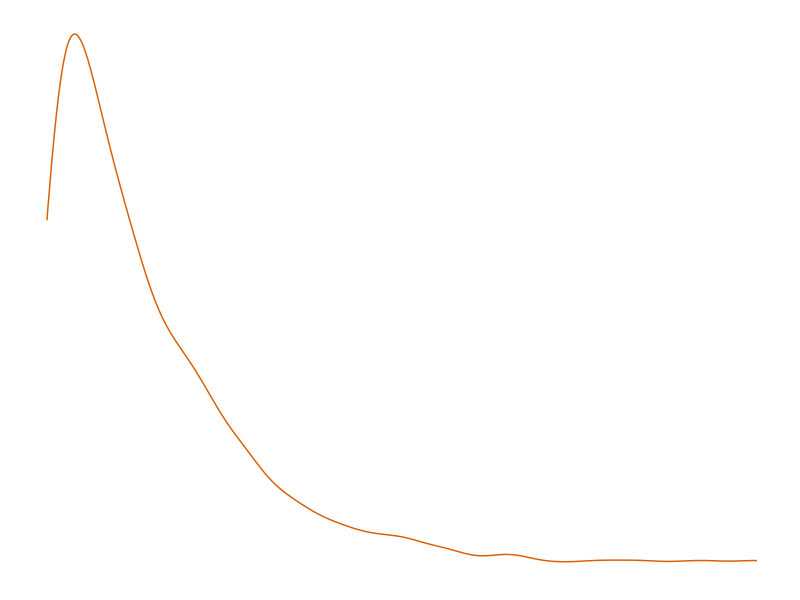
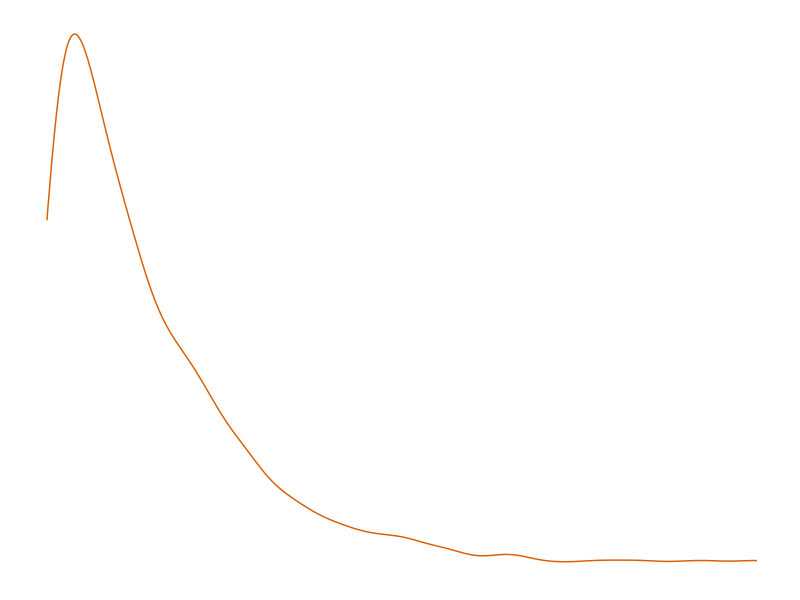

Here is the R script that generated these plots, in order:
library(tidyverse)
library(ggtext)

x <- rbeta(1000,0.9,10) %>%
  enframe()

x %>%
  arrange(-value) %>%
  mutate(i = row_number()) %>%
  # filter(value > 0.1) %>%
  ggplot(aes(value)) +
  geom_density(color="#d95f02") +
  # annotate(
  #   geom = "curve", xend = 0.38, yend = 0.8, x = 0.33, y = 0.26,
  #   curvature = .2, arrow = arrow(length = unit(2, "mm"))
  # ) +
  # annotate(
    # geom = "curve", xend = 0.38, yend = 0.8, x = 0.33, y = 0.26,
    # curvature = .3, arrow = arrow(length = unit(2, "mm"))
  # ) +
  # geom_richtext(
  #   x = 0.4, y=1.4,
  #   label = "a beautiful<br>five days",
  #   family="Times"
  # ) +
  # annotate(
  #   geom = "label",
  #   x = 7.53, y = 0.35,
  #   label = str_wrap("Chance Performance", width = 25),
  #   hjust = "left",
  #   family = "Times",
  #   fontface = "italic",
  #   lineheight = 1,
  #   size = 5
  # ) +
  theme_minimal() +
  theme(
    panel.grid = element_blank(),
    axis.text = element_blank(),
    axis.title = element_blank()
  )

ggsave("paper/figure1.svg", device = "svg", height = 3.31, width = 4.61, dpi=300)



  
